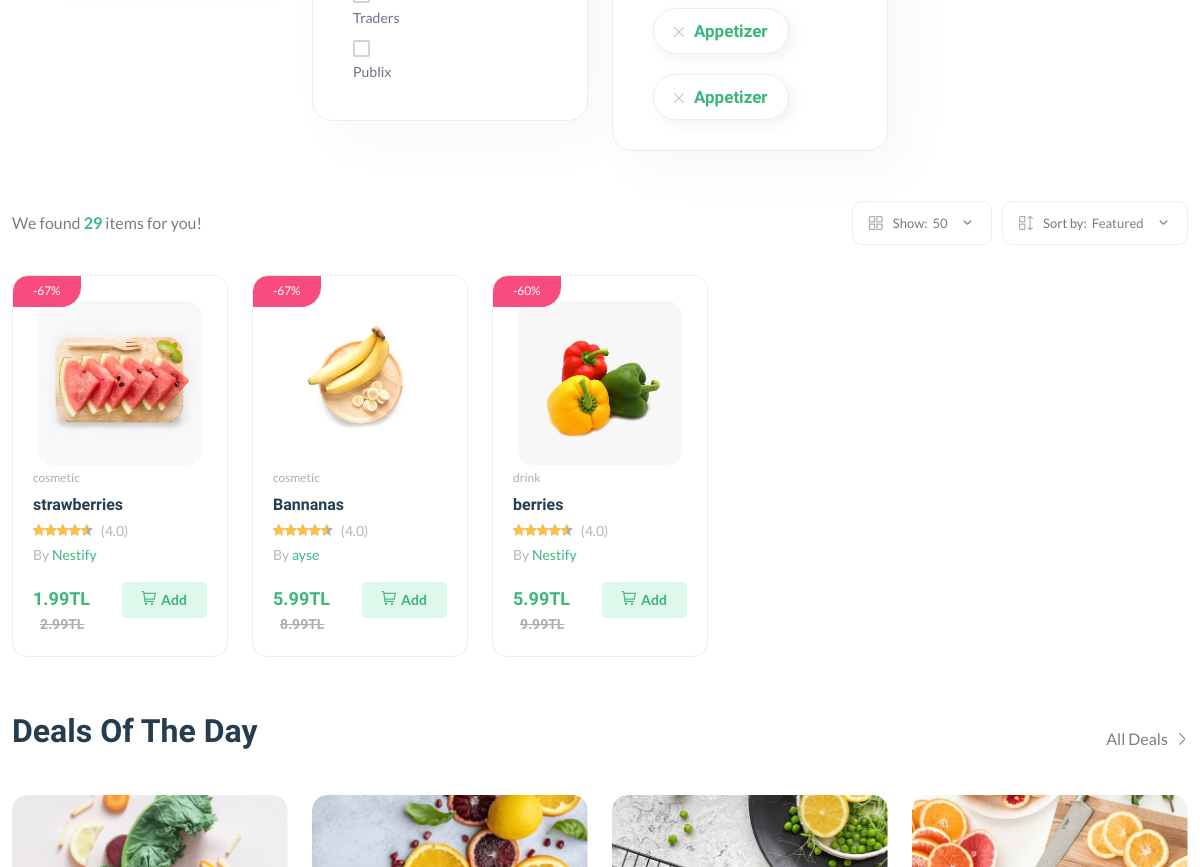
/products/ (middle part), run on an earlier commit of the app's database.
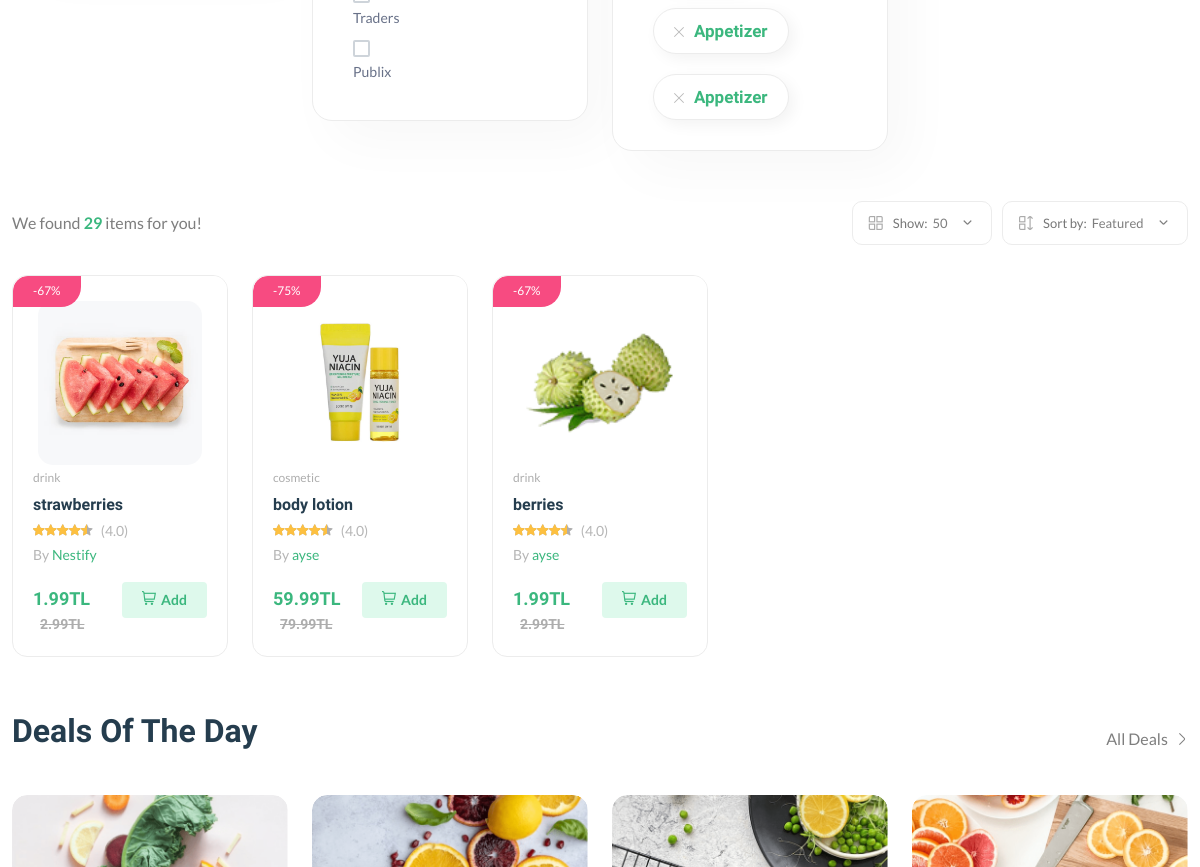
And on a later commit of the database.
### core/models.py (models this page shows, shortened)
class Product(models.Model):
    pid = ShortUUIDField(unique=True, length=10, max_length=20, alphabet="abcdefgh12345")
    title = models.CharField(max_length=100, default="fresh pear")
    image = models.ImageField(upload_to=user_direvtory_path, default="product.jpg")
    description = RichTextUploadingField(null=True, blank=True, default="This is the product")
    user = models.ForeignKey(User, on_delete=models.SET_NULL, null=True)
    category = models.ForeignKey(Category, on_delete=models.SET_NULL, null=True, related_name="category")
    vendor = models.ForeignKey(Vendor, on_delete=models.SET_NULL, null=True, related_name="product")
    price = models.DecimalField(max_digits=999999999999, decimal_places=2, default=1.99)
    old_price = models.DecimalField(max_digits=999999999999, decimal_places=2, default=2.99)
    specifications = RichTextUploadingField(null=True, blank=True)
    Type = models.CharField(max_length=100, default="Organic", null=True, blank=True)
    stock_count = models.CharField(max_length=100, default="10", null=True, blank=True)
    life = models.CharField(max_length=100, default="100 days", null=True, blank=True)
    mfd = models.DateTimeField(auto_now_add=False, null=True, blank=True)
    tags = TaggableManager(blank=True)
    product_status = models.CharField(choices=STATUS, max_length=10, default="in_review")
    status = models.BooleanField(default=True)
    in_stock = models.BooleanField(default=True)
    featured = models.BooleanField(default=False)
    digital = models.BooleanField(default=False)
    sku = ShortUUIDField(unique=True, length=4, max_length=10, prefix="sku", alphabet="1234567890")
    date = models.DateTimeField(auto_now_add=True)
    updated = models.DateTimeField(null=True, blank=True)
    class Meta:
        verbose_name_plural = "Product"
    def get_precentage(self):
        new_price = (self.price / self.old_price) * 100
        return new_price

class Category(models.Model):
    cid = ShortUUIDField(unique=True, length=10, max_length=20, prefix="cat", alphabet="abcdefgh12345")
    title = models.CharField(max_length=100, default="Food")
    image = models.ImageField(upload_to="category", default="category.jpg")
    class Meta:
        verbose_name_plural = "Categories"

class Vendor(models.Model):
    vid = ShortUUIDField(unique=True, length=10, max_length=20, prefix="ven", alphabet="abcdefgh12345")
    title = models.CharField(max_length=100, default="Nestify") #satici ismi
    image = models.ImageField(upload_to=user_direvtory_path, default="vendor.jpg")
    cover_image = models.ImageField(upload_to=user_direvtory_path, default="vendor.jpg")
    description = RichTextUploadingField(null=True, blank=True, default="i am an amazing vendor")
    address = models.CharField(max_length=100, default="123 Main street.")
    contact = models.CharField(max_length=100, default= "+123 456 789")
    chat_resp_time = models.CharField(max_length=100, default="100")
    shipping = models.CharField(max_length=100, default="100")
    authentic_rating = models.CharField(max_length=100, default="100")
    days_return = models.CharField(max_length=100, default="100")
    warranty_period = models.CharField(max_length=100, default="100")
    user = models.ForeignKey(User, on_delete=models.SET_NULL, null=True)
    class Meta:
        verbose_name_plural = "Vendors"

### core/views.py (the view)
# urls.py: path("products/", product_list_view, name="product-list"),
def product_list_view(request):
    products = Product.objects.filter(product_status="published")
    context = {
        "products": products
    }
    return render(request,'core/product-list.html',context) #!!!!

### core/context_processor.py (called while the page is built)
def default(request):
    categories = Category.objects.all()
    try:
        address = Address.objects.get(user=request.user)
    except:
        address = None
    return {
        'categories':categories,
        'address':address,
    }

### templates/core/product-list.html (shortened to what the changed rows need)
{% extends 'partials/base.html' %}
{% load static %}
{% block content %}
    <main class="main">
        <div class="container mb-30 mt-30">
            <div class="row">
                <div class="col-12">
                    <div class="row product-grid">
                        {% for p in products %}
                        <div class="col-lg-1-5 col-md-4 col-12 col-sm-6">
                            <div class="product-cart-wrap mb-30">
                                <div class="product-img-action-wrap">
                                    <div class="product-img product-img-zoom">
                                        <a href="{% url 'core:product-detail' p.pid %}">
                                            <img class="default-img" src="{{p.image.url}}" alt="" />
                                        </a>
                                    </div>
                                    <div class="product-badges product-badges-position product-badges-mrg">
                                        <span class="hot">-{{p.get_precentage |floatformat:0}}%</span>
                                    </div>
                                </div>
                                <div class="product-content-wrap">
                                    <div class="product-category">
                                        <a href="{% url 'core:product-detail' p.pid %}">{{ p.category.title }}</a>
                                    </div>
                                    <h2><a href="shop-product-right.html">{{ p.title }}</a></h2>
                                    <div class="product-rate-cover">
                                        <div class="product-rate d-inline-block">
                                            <div class="product-rating" style="width: 90%"></div>
                                        </div>
                                        <span class="font-small ml-5 text-muted"> (4.0)</span>
                                    </div>
                                    <div>
                                        <span class="font-small text-muted">By <a href="vendor-details-1.html">{{p.vendor.title}}</a></span>
                                    </div>
                                    <div class="product-card-bottom">
                                        <div class="product-price">
                                            <span>{{p.price}}TL</span>
                                            <span class="old-price">{{p.old_price}}TL</span>
                                        </div>
                                        <div class="add-cart">
                                            <a class="add" href="shop-cart.html"><i class="fi-rs-shopping-cart mr-5"></i>Add </a>
                                        </div>
                                    </div>
                                </div>
                            </div>
                        </div>
                        {% endfor %}
                    </div>
                </div>
            </div>
        </div>
    </main>
{% endblock content %}

What changed in the data, as far as the page shows it:
removed Product: image (picture), get_precentage "67", category "cosmetic", title "Bannanas", vendor "ayse", price "5.99", old_price "8.99"
removed Product: image (picture), get_precentage "60", category "drink", title "berries", vendor "Nestify", price "5.99", old_price "9.99"
changed Product "strawberries": category "cosmetic" → "drink"
now on this page (row edited): Product: image (picture), get_precentage "75", category "cosmetic", title "body lotion", vendor "ayse", price "59.99", old_price "79.99"
added Product: image (picture), get_precentage "67", category "drink", title "berries", vendor "ayse", price "1.99", old_price "2.99"
